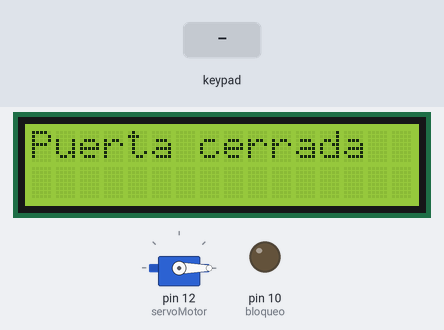
The sketch below on a simulated Arduino Uno, built with avr-gcc and run on an emulated ATmega328P. Parts: 16×2 character LCD, servo, output pins drawn as LEDs (lit = HIGH). Inputs (shaded band) come from the test bench. The local clock reads 2024-03-15 10:24:30 at power-on unless the sketch sets it.

Above: at 5.2 s.
5.3 s: keypad keys 2 2 1 8 pressed 0.4 s apart
At 7.3 s:
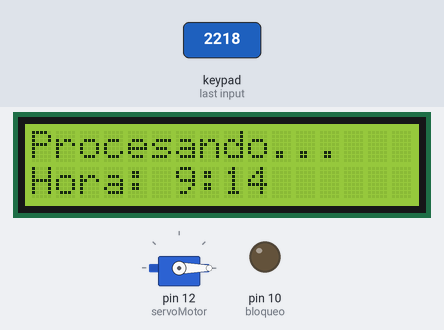
11.4 s: key '1' pressed
At 17.1 s:
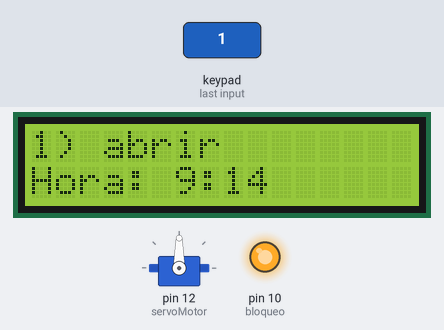
17.4 s: keypad keys 2 2 1 8 # pressed 0.4 s apart
At 25.4 s:
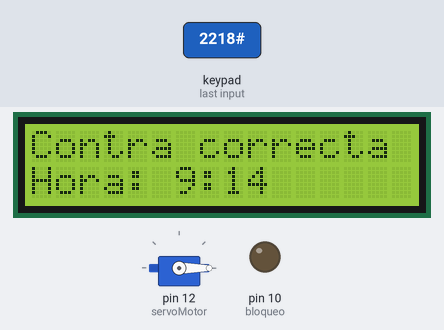
Timing chart, 0 to 26.9 s (numbered marks = the images above; inputs shaded):
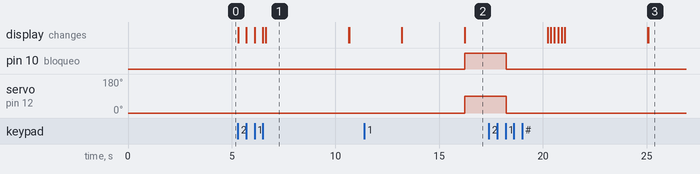

Measured:
- after the input at 5.3 s, the display: first changes at once (image 1 shows a later state)
- after the input at 11.4 s, pin 10 (bloqueo): LOW → HIGH after 4.8 s; servo on pin 12 (servoMotor): 0° → 90° after 4.8 s
- after the input at 17.4 s, the display: first differs from a run without the input after 3.0 s (image 3 shows a later state)
- what the display in image 1 shows lasts 4.0 s, from 6.6 s to 10.6 s

The sketch:

sketch_may8b_P7.ino
```cpp
#include <Servo.h>
#include <RTClib.h>
#include <Wire.h>
#include <LiquidCrystal_I2C.h>
#include <Keypad.h> //

RTC_DS3231 rtc;

const int rs = 2;
const int en = 3;
const int d4 = 4;
const int d5 = 5;
const int d6 = 6;
const int d7 = 7;
const byte ROWS = 4;
const byte COLS = 4;


LiquidCrystal_I2C lcd(0x27, 16, 2);

char hexaKeys[ROWS][COLS] = {


 {'1','2','3','A'},
 {'4','5','6','B'},
 {'7','8','9','C'},
 {'*','0','#','D'}


};

byte colPins[ROWS] = {5, 4, 3, 2};

byte rowPins[COLS] = {9, 8, 7 ,6};

Keypad customKeypad = Keypad( makeKeymap(hexaKeys), rowPins, colPins, ROWS, COLS);

char clave[4]={"2218"};
char datoLeido[4];
const int bloqueo = 10 ;

Servo servoMotor;

void setup() {

 lcd.init();
 lcd.backlight();
 lcd.setCursor(0, 0);
 lcd.print("Puerta cerrada");

 delay(3000);

 delay(1000);
 lcd.setCursor(5,1);
rtc.begin();
rtc.adjust (DateTime (2023, 05, 7, 9, 14, 00));
 servoMotor.attach(12);
 servoMotor.write(0);

 pinMode(bloqueo, OUTPUT);
}

byte i=0;

bool band = false;


void loop(){


DateTime now = rtc.now();


empezar:


if(band==false){

char tecla = customKeypad.getKey();


if (tecla){


lcd.print('*');


datoLeido[i]=tecla;


delay(100);


i++;

 }

if(i>3){

band=true;

lcd.clear();
lcd.setCursor(0, 0);
lcd.print("Procesando...");
lcd.setCursor(0, 1);
lcd.print("Hora: ");
lcd.print(now.hour(), DEC);
lcd.print(":");
lcd.print(now.minute(), DEC);
delay(1000);

delay(3000);
lcd.clear();
 }

 }

else{
bool ev = (datoLeido[0]==clave[0])&&
 (datoLeido[1]==clave[1])&&
 (datoLeido[2]==clave[2])&&
 (datoLeido[3]==clave[3]);

 if(ev==true){
 lcd.clear();
 lcd.setCursor(0, 0);
 lcd.print("Contra correcta");
lcd.setCursor(0, 1);
 lcd.print("Hora: ");
 lcd.print(now.hour(), DEC);
 lcd.print(":");
 lcd.print(now.minute(), DEC);
 delay(2500);

 lcd.clear();
 lcd.setCursor(0, 0);
 lcd.print("PUERTA ABIERTA");
 lcd.setCursor(0, 1);
 lcd.print("Hora: ");
 lcd.print(now.hour(), DEC);
 lcd.print(":");
 lcd.print(now.minute(), DEC);
 delay(3000);

 lcd.clear();
 lcd.setCursor(0, 0);
 lcd.print("1) abrir");
 lcd.setCursor(0, 1);
 lcd.print("Hora: ");
 lcd.print(now.hour(), DEC);
 lcd.print(":");
 lcd.print(now.minute(), DEC);

 while(1){

char teclaSelec = customKeypad.getKey();

if(teclaSelec == '1'){
 break;
 }

}

servoMotor.write(90);
 digitalWrite(bloqueo, 1);
 delay(2000);

 servoMotor.write(0);
 digitalWrite(bloqueo, 0);
 delay(2000);

 reiniciarSistema();
 }else{

 lcd.clear();
 lcd.setCursor(0, 0);
 lcd.print("Clave Incorrecta");
lcd.setCursor(0, 1);
 lcd.print("Hora: ");
 lcd.print(now.hour(), DEC);
 lcd.print(":");
 lcd.print(now.minute(), DEC);
delay(3000);

 lcd.clear();
 delay(300);

 reiniciarSistema();

 }

 }


}


void reiniciarSistema(){

lcd.clear();
 lcd.print("PUERTA CERRADA");
 delay(100);
 lcd.setCursor(5,1);
 i=0;

 band = false;


}


void cambiarPSWD(void){

 int conta = 0;

 lcd.clear();

 lcd.setCursor(0,0);

 lcd.setCursor(5,1);


 while(1){


 char tecla = customKeypad.getKey();
 if(tecla == '*'){
 conta--;


 if(conta<0){


 conta=0;


 }


 lcd.setCursor(5+conta,1);

 lcd.print(' ');


 }else if((tecla == '#')&&(conta==4)){


 for(int i = 0; i<4; i++){


 clave[i] = datoLeido[i];


 }
 break;
 }else if(tecla && (conta < 4)){


 lcd.setCursor(5+conta,1);


 lcd.print(tecla);


 datoLeido[conta]=tecla;

delay(100);

 conta++;
 }

}


}
```
